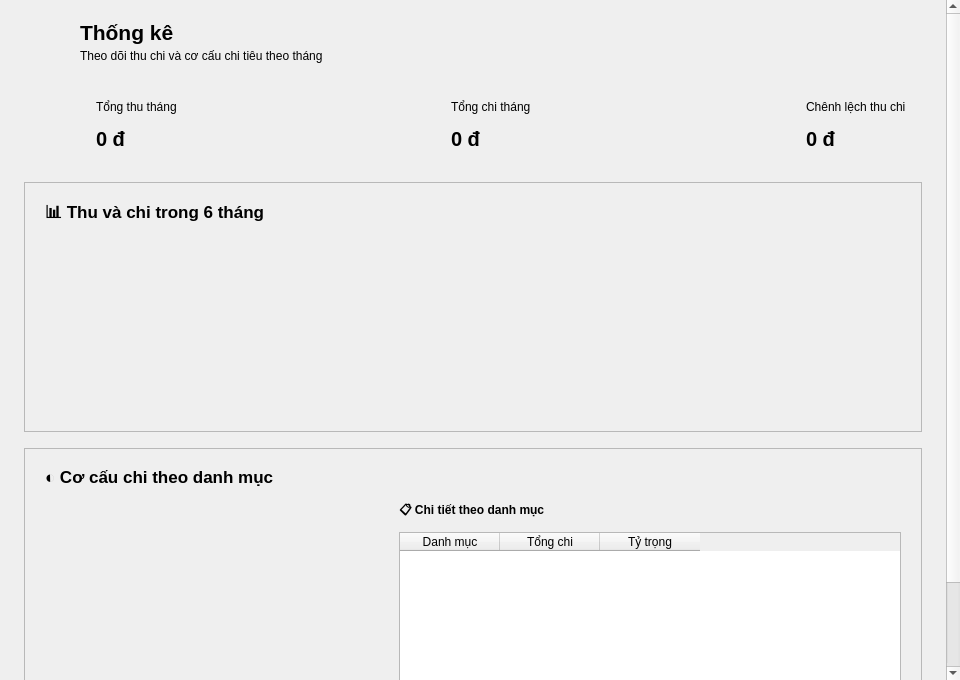
<?xml version="1.0" encoding="UTF-8"?>
<ui version="4.0">
 <class>StatisticsPage</class>
 <widget class="QWidget" name="StatisticsPage">
  <property name="geometry">
   <rect>
    <x>0</x>
    <y>0</y>
    <width>960</width>
    <height>680</height>
   </rect>
  </property>
  <layout class="QVBoxLayout" name="pageLayout">
   <property name="spacing">
    <number>0</number>
   </property>
   <property name="leftMargin">
    <number>0</number>
   </property>
   <property name="topMargin">
    <number>0</number>
   </property>
   <property name="rightMargin">
    <number>0</number>
   </property>
   <property name="bottomMargin">
    <number>0</number>
   </property>
   <item>
    <widget class="QScrollArea" name="scrollStatistics">
     <property name="frameShape">
      <enum>QFrame::NoFrame</enum>
     </property>
     <property name="widgetResizable">
      <bool>true</bool>
     </property>
     <property name="horizontalScrollBarPolicy">
      <enum>Qt::ScrollBarAlwaysOff</enum>
     </property>
     <widget class="QWidget" name="statisticsContent">
      <property name="geometry">
       <rect>
        <x>0</x>
        <y>0</y>
        <width>943</width>
        <height>760</height>
       </rect>
      </property>
      <layout class="QVBoxLayout" name="statisticsContentLayout">
       <property name="spacing">
        <number>16</number>
       </property>
       <property name="leftMargin">
        <number>24</number>
       </property>
       <property name="topMargin">
        <number>20</number>
       </property>
       <property name="rightMargin">
        <number>24</number>
       </property>
       <property name="bottomMargin">
        <number>20</number>
       </property>
       <item>
        <layout class="QHBoxLayout" name="headerLayout">
         <property name="spacing">
          <number>12</number>
         </property>
         <item>
          <widget class="QLabel" name="lblHeaderIcon">
           <property name="minimumSize">
            <size>
             <width>44</width>
             <height>44</height>
            </size>
           </property>
           <property name="maximumSize">
            <size>
             <width>44</width>
             <height>44</height>
            </size>
           </property>
           <property name="text">
            <string/>
           </property>
          </widget>
         </item>
         <item>
          <layout class="QVBoxLayout" name="headingLayout">
           <property name="spacing">
            <number>2</number>
           </property>
           <item>
            <widget class="QLabel" name="lblPageTitle">
             <property name="font">
              <font>
               <family>Segoe UI</family>
               <pointsize>16</pointsize>
               <bold>true</bold>
              </font>
             </property>
             <property name="text">
              <string>Thống kê</string>
             </property>
            </widget>
           </item>
           <item>
            <widget class="QLabel" name="lblPageSubtitle">
             <property name="text">
              <string>Theo dõi thu chi và cơ cấu chi tiêu theo tháng</string>
             </property>
            </widget>
           </item>
          </layout>
         </item>
         <item>
          <spacer name="headerSpacer">
           <property name="orientation">
            <enum>Qt::Horizontal</enum>
           </property>
           <property name="sizeHint" stdset="0">
            <size>
             <width>40</width>
             <height>20</height>
            </size>
           </property>
          </spacer>
         </item>
         <item>
          <widget class="MonthPickerWidget" name="monthPicker" native="true">
           <property name="minimumSize">
            <size>
             <width>230</width>
             <height>38</height>
            </size>
           </property>
          </widget>
         </item>
        </layout>
       </item>
       <item>
        <layout class="QHBoxLayout" name="cardsLayout">
         <property name="spacing">
          <number>14</number>
         </property>
         <item>
          <widget class="QFrame" name="cardIncome">
           <property name="minimumSize">
            <size>
             <width>0</width>
             <height>86</height>
            </size>
           </property>
           <property name="maximumSize">
            <size>
             <width>16777215</width>
             <height>88</height>
            </size>
           </property>
           <property name="property" stdset="0">
            <string notr="true">class</string>
            <string notr="true">card kpi-card-income</string>
           </property>
           <layout class="QHBoxLayout" name="incomeLayout">
            <property name="spacing">
             <number>12</number>
            </property>
            <property name="leftMargin">
             <number>16</number>
            </property>
            <property name="topMargin">
             <number>12</number>
            </property>
            <property name="rightMargin">
             <number>16</number>
            </property>
            <property name="bottomMargin">
             <number>12</number>
            </property>
            <item>
             <widget class="QLabel" name="iconIncomeBadge">
              <property name="minimumSize">
               <size>
                <width>44</width>
                <height>44</height>
               </size>
              </property>
              <property name="maximumSize">
               <size>
                <width>44</width>
                <height>44</height>
               </size>
              </property>
              <property name="text">
               <string/>
              </property>
             </widget>
            </item>
            <item>
             <layout class="QVBoxLayout" name="incomeTextLayout">
              <property name="spacing">
               <number>2</number>
              </property>
              <item>
               <widget class="QLabel" name="lblIncomeTitle">
                <property name="text">
                 <string>Tổng thu tháng</string>
                </property>
                <property name="property" stdset="0">
                 <string notr="true">class</string>
                 <string notr="true">card-title</string>
                </property>
               </widget>
              </item>
              <item>
               <widget class="QLabel" name="lblTotalIncome">
                <property name="font">
                 <font>
                  <family>Segoe UI</family>
                  <pointsize>15</pointsize>
                  <bold>true</bold>
                 </font>
                </property>
                <property name="text">
                 <string>0 đ</string>
                </property>
                <property name="property" stdset="0">
                 <string notr="true">class</string>
                 <string notr="true">amount-income</string>
                </property>
               </widget>
              </item>
             </layout>
            </item>
            <item>
             <spacer name="spacerIncome">
              <property name="orientation">
               <enum>Qt::Horizontal</enum>
              </property>
              <property name="sizeHint" stdset="0">
               <size>
                <width>20</width>
                <height>20</height>
               </size>
              </property>
             </spacer>
            </item>
            <item>
             <widget class="QLabel" name="lblIncomeSparkline">
              <property name="minimumSize">
               <size>
                <width>80</width>
                <height>36</height>
               </size>
              </property>
              <property name="text">
               <string/>
              </property>
              <property name="alignment">
               <set>Qt::AlignRight|Qt::AlignVCenter</set>
              </property>
             </widget>
            </item>
           </layout>
          </widget>
         </item>
         <item>
          <widget class="QFrame" name="cardExpense">
           <property name="minimumSize">
            <size>
             <width>0</width>
             <height>86</height>
            </size>
           </property>
           <property name="maximumSize">
            <size>
             <width>16777215</width>
             <height>88</height>
            </size>
           </property>
           <property name="property" stdset="0">
            <string notr="true">class</string>
            <string notr="true">card kpi-card-expense</string>
           </property>
           <layout class="QHBoxLayout" name="expenseLayout">
            <property name="spacing">
             <number>12</number>
            </property>
            <property name="leftMargin">
             <number>16</number>
            </property>
            <property name="topMargin">
             <number>12</number>
            </property>
            <property name="rightMargin">
             <number>16</number>
            </property>
            <property name="bottomMargin">
             <number>12</number>
            </property>
            <item>
             <widget class="QLabel" name="iconExpenseBadge">
              <property name="minimumSize">
               <size>
                <width>44</width>
                <height>44</height>
               </size>
              </property>
              <property name="maximumSize">
               <size>
                <width>44</width>
                <height>44</height>
               </size>
              </property>
              <property name="text">
               <string/>
              </property>
             </widget>
            </item>
            <item>
             <layout class="QVBoxLayout" name="expenseTextLayout">
              <property name="spacing">
               <number>2</number>
              </property>
              <item>
               <widget class="QLabel" name="lblExpenseTitle">
                <property name="text">
                 <string>Tổng chi tháng</string>
                </property>
                <property name="property" stdset="0">
                 <string notr="true">class</string>
                 <string notr="true">card-title</string>
                </property>
               </widget>
              </item>
              <item>
               <widget class="QLabel" name="lblTotalExpense">
                <property name="font">
                 <font>
                  <family>Segoe UI</family>
                  <pointsize>15</pointsize>
                  <bold>true</bold>
                 </font>
                </property>
                <property name="text">
                 <string>0 đ</string>
                </property>
                <property name="property" stdset="0">
                 <string notr="true">class</string>
                 <string notr="true">amount-expense</string>
                </property>
               </widget>
              </item>
             </layout>
            </item>
            <item>
             <spacer name="spacerExpense">
              <property name="orientation">
               <enum>Qt::Horizontal</enum>
              </property>
              <property name="sizeHint" stdset="0">
               <size>
                <width>20</width>
                <height>20</height>
               </size>
              </property>
             </spacer>
            </item>
            <item>
             <widget class="QLabel" name="lblExpenseSparkline">
              <property name="minimumSize">
               <size>
                <width>80</width>
                <height>36</height>
               </size>
              </property>
              <property name="text">
               <string/>
              </property>
              <property name="alignment">
               <set>Qt::AlignRight|Qt::AlignVCenter</set>
              </property>
             </widget>
            </item>
           </layout>
          </widget>
         </item>
         <item>
          <widget class="QFrame" name="cardNet">
           <property name="minimumSize">
            <size>
             <width>0</width>
             <height>86</height>
            </size>
           </property>
           <property name="maximumSize">
            <size>
             <width>16777215</width>
             <height>88</height>
            </size>
           </property>
           <property name="property" stdset="0">
            <string notr="true">class</string>
            <string notr="true">card</string>
           </property>
           <layout class="QHBoxLayout" name="netLayout">
            <property name="spacing">
             <number>12</number>
            </property>
            <property name="leftMargin">
             <number>16</number>
            </property>
            <property name="topMargin">
             <number>12</number>
            </property>
            <property name="rightMargin">
             <number>16</number>
            </property>
            <property name="bottomMargin">
             <number>12</number>
            </property>
            <item>
             <widget class="QLabel" name="iconNetBadge">
              <property name="minimumSize">
               <size>
                <width>44</width>
                <height>44</height>
               </size>
              </property>
              <property name="maximumSize">
               <size>
                <width>44</width>
                <height>44</height>
               </size>
              </property>
              <property name="text">
               <string/>
              </property>
             </widget>
            </item>
            <item>
             <layout class="QVBoxLayout" name="netTextLayout">
              <property name="spacing">
               <number>2</number>
              </property>
              <item>
               <widget class="QLabel" name="lblNetTitle">
                <property name="text">
                 <string>Chênh lệch thu chi</string>
                </property>
                <property name="property" stdset="0">
                 <string notr="true">class</string>
                 <string notr="true">card-title</string>
                </property>
               </widget>
              </item>
              <item>
               <widget class="QLabel" name="lblNetTotal">
                <property name="font">
                 <font>
                  <family>Segoe UI</family>
                  <pointsize>15</pointsize>
                  <bold>true</bold>
                 </font>
                </property>
                <property name="text">
                 <string>0 đ</string>
                </property>
                <property name="property" stdset="0">
                 <string notr="true">class</string>
                 <string notr="true">amount-balance</string>
                </property>
               </widget>
              </item>
             </layout>
            </item>
           </layout>
          </widget>
         </item>
        </layout>
       </item>
       <item>
        <widget class="QFrame" name="frmChart">
         <property name="minimumSize">
          <size>
           <width>0</width>
           <height>250</height>
          </size>
         </property>
         <property name="frameShape">
          <enum>QFrame::StyledPanel</enum>
         </property>
         <property name="property" stdset="0">
          <string notr="true">class</string>
          <string notr="true">card</string>
         </property>
         <layout class="QVBoxLayout" name="chartLayout">
          <property name="leftMargin">
           <number>20</number>
          </property>
          <property name="topMargin">
           <number>16</number>
          </property>
          <property name="rightMargin">
           <number>20</number>
          </property>
          <property name="bottomMargin">
           <number>16</number>
          </property>
          <item>
           <widget class="QLabel" name="lblChartTitle">
            <property name="font">
             <font>
              <pointsize>13</pointsize>
              <bold>true</bold>
             </font>
            </property>
            <property name="text">
             <string>📊 Thu và chi trong 6 tháng</string>
            </property>
           </widget>
          </item>
          <item>
           <widget class="ChartWidget" name="chartWidget" native="true">
            <property name="sizePolicy">
             <sizepolicy hsizetype="Expanding" vsizetype="Expanding">
              <horstretch>0</horstretch>
              <verstretch>0</verstretch>
             </sizepolicy>
            </property>
            <property name="minimumSize">
             <size>
              <width>0</width>
              <height>190</height>
             </size>
            </property>
           </widget>
          </item>
         </layout>
        </widget>
       </item>
       <item>
        <widget class="QFrame" name="frmDonut">
         <property name="frameShape">
          <enum>QFrame::StyledPanel</enum>
         </property>
         <property name="property" stdset="0">
          <string notr="true">class</string>
          <string notr="true">card</string>
         </property>
         <layout class="QVBoxLayout" name="frmDonutLayout">
          <property name="spacing">
           <number>14</number>
          </property>
          <property name="leftMargin">
           <number>20</number>
          </property>
          <property name="topMargin">
           <number>18</number>
          </property>
          <property name="rightMargin">
           <number>20</number>
          </property>
          <property name="bottomMargin">
           <number>18</number>
          </property>
          <item>
           <widget class="QLabel" name="lblDonutTitle">
            <property name="font">
             <font>
              <pointsize>13</pointsize>
              <bold>true</bold>
             </font>
            </property>
            <property name="text">
             <string>◐ Cơ cấu chi theo danh mục</string>
            </property>
           </widget>
          </item>
          <item>
           <layout class="QHBoxLayout" name="donutAndListLayout" stretch="2,3">
            <property name="spacing">
             <number>20</number>
            </property>
            <item>
             <widget class="DonutWidget" name="donutWidget" native="true">
              <property name="minimumSize">
               <size>
                <width>220</width>
                <height>240</height>
               </size>
              </property>
             </widget>
            </item>
            <item>
             <layout class="QVBoxLayout" name="categoryListLayout">
              <property name="spacing">
               <number>10</number>
              </property>
              <item>
               <widget class="QLabel" name="lblCategoryTitle">
                <property name="font">
                 <font>
                  <bold>true</bold>
                 </font>
                </property>
                <property name="text">
                 <string>📋 Chi tiết theo danh mục</string>
                </property>
               </widget>
              </item>
              <item>
               <widget class="QTableWidget" name="tblCategories">
                <property name="maximumSize">
                 <size>
                  <width>16777215</width>
                  <height>280</height>
                 </size>
                </property>
                <property name="editTriggers">
                 <set>QAbstractItemView::NoEditTriggers</set>
                </property>
                <property name="showGrid">
                 <bool>false</bool>
                </property>
                <property name="selectionBehavior">
                 <enum>QAbstractItemView::SelectRows</enum>
                </property>
                <property name="columnCount">
                 <number>3</number>
                </property>
                <attribute name="verticalHeaderDefaultSectionSize">
                 <number>44</number>
                </attribute>
                <column>
                 <property name="text">
                  <string>Danh mục</string>
                 </property>
                </column>
                <column>
                 <property name="text">
                  <string>Tổng chi</string>
                 </property>
                </column>
                <column>
                 <property name="text">
                  <string>Tỷ trọng</string>
                 </property>
                </column>
               </widget>
              </item>
              <item>
               <widget class="QLabel" name="lblTopCategory">
                <property name="text">
                 <string>Danh mục chi nhiều nhất: Chưa có khoản chi</string>
                </property>
               </widget>
              </item>
              <item>
               <widget class="QLabel" name="lblComparison">
                <property name="text">
                 <string>So với tháng trước: Chưa có dữ liệu tháng trước</string>
                </property>
               </widget>
              </item>
             </layout>
            </item>
           </layout>
          </item>
         </layout>
        </widget>
       </item>
      </layout>
     </widget>
    </widget>
   </item>
  </layout>
 </widget>
 <customwidgets>
  <customwidget>
   <class>ChartWidget</class>
   <extends>QWidget</extends>
   <header>widgets/chart_widget.h</header>
   <container>1</container>
  </customwidget>
  <customwidget>
   <class>DonutWidget</class>
   <extends>QWidget</extends>
   <header>widgets/donut_widget.h</header>
  </customwidget>
  <customwidget>
   <class>MonthPickerWidget</class>
   <extends>QWidget</extends>
   <header>widgets/month_picker_widget.h</header>
   <container>1</container>
  </customwidget>
 </customwidgets>
 <resources/>
 <connections/>
</ui>
